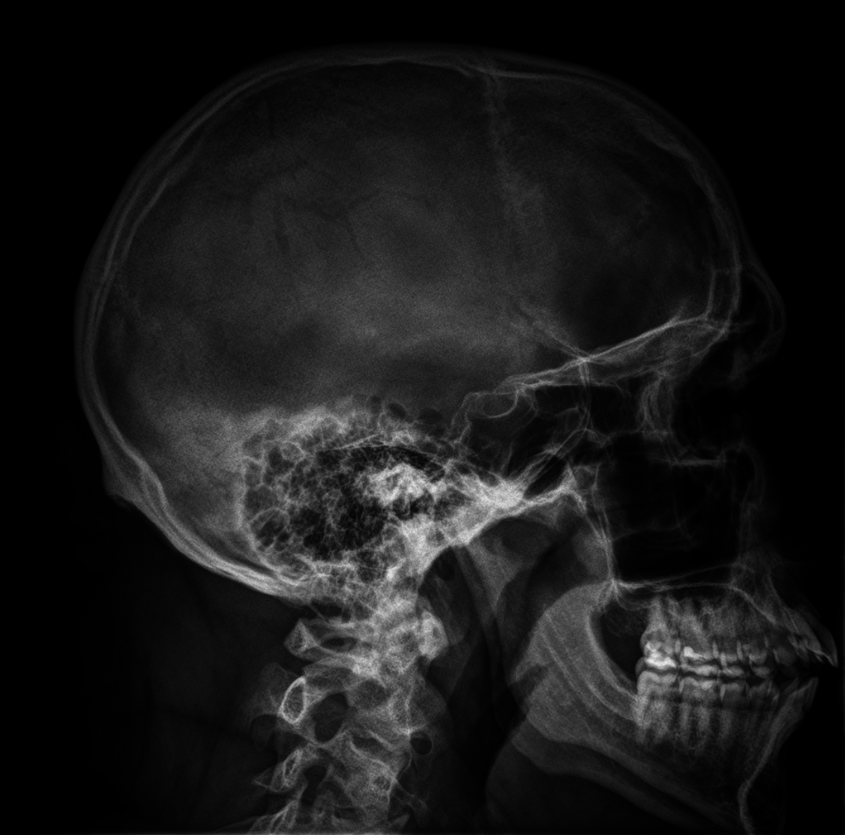
#> input picture zestaw3/ex05/czaszka.png, 845 x 835 px, shrunk from 1092 x 1078 before the run
$ python main.py
#> lines starting #> are read from the running program, lines starting #| are printed output that depends on the picture
import cv2
import numpy as np
import matplotlib.pyplot as plt

def hyperbolize_histogram(image_path, output_path, parameter):
    """
    Perform histogram hyperbolization on an image and save the result.

    :param image_path: Path to the input image.
    :param output_path: Path to save the output image.
    :param parameter: Parameter for hyperbolization (e.g., -1/3).
    """
#> called with image_path = 'czaszka.png', output_path = 'czaszka-b.png', parameter = -0.33
    # Load the image in grayscale
    image = cv2.imread(image_path, cv2.IMREAD_GRAYSCALE)
#> image is the input picture: shape (835, 845); min 0, max 238, mean 24.6
    if image is None:
        raise FileNotFoundError(f"Image at path {image_path} could not be loaded.")

    # Normalize the image to the range [0, 1]
    normalized_image = image / 255.0

    # Apply hyperbolization formula
    hyperbolized_image = np.power(normalized_image, parameter)
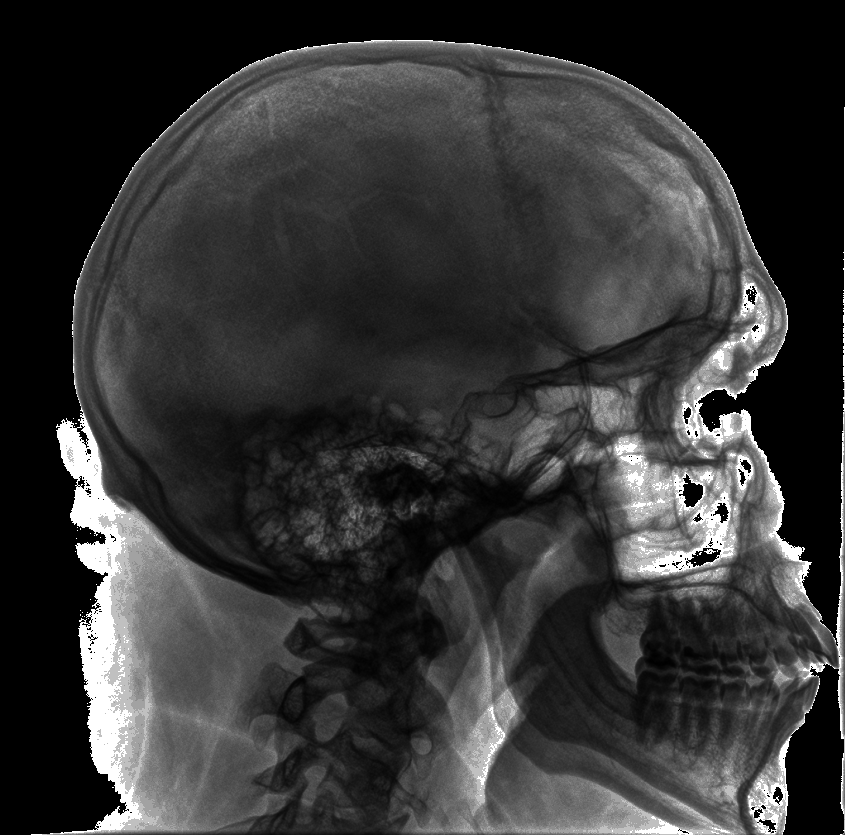
#> hyperbolized_image: shape (835, 845) float64; 26.48% of the values are NaN or infinite; the others: min 1.02, max 6.23, mean 2.51; drawn with min black, max white, NaN and infinite black

    # Scale back to the range [0, 255]
    result_image = np.clip(hyperbolized_image * 255, 0, 255).astype(np.uint8)
#> result_image: shape (835, 845); every value is 255

    # Save the resulting image
    cv2.imwrite(output_path, result_image)

    # Display the input and output images for comparison
    plt.figure(figsize=(10, 5))

    plt.subplot(1, 2, 1)
    plt.title("Original Image")
    plt.imshow(image, cmap='gray')
    plt.axis('off')

    plt.subplot(1, 2, 2)
    plt.title("Hyperbolized Image")
    plt.imshow(result_image, cmap='gray')
    plt.axis('off')

    plt.show()
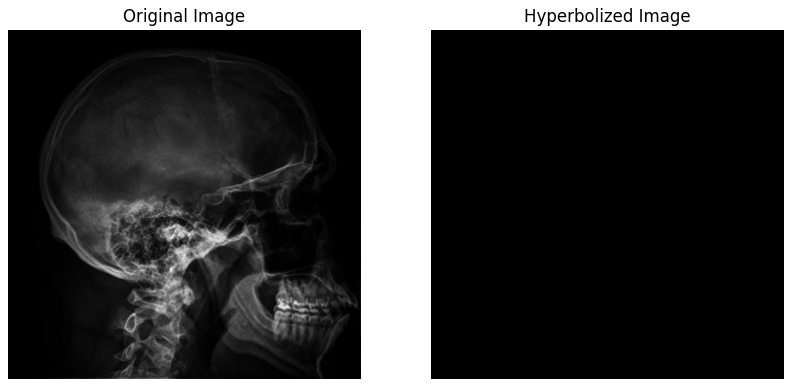
#> figure drawn by matplotlib, 2 panels

# Example usage
image_path = "czaszka.png"  # Replace with the path to your image
output_path = "czaszka-b.png"
parameter = -0.33

hyperbolize_histogram(image_path, output_path, parameter)
